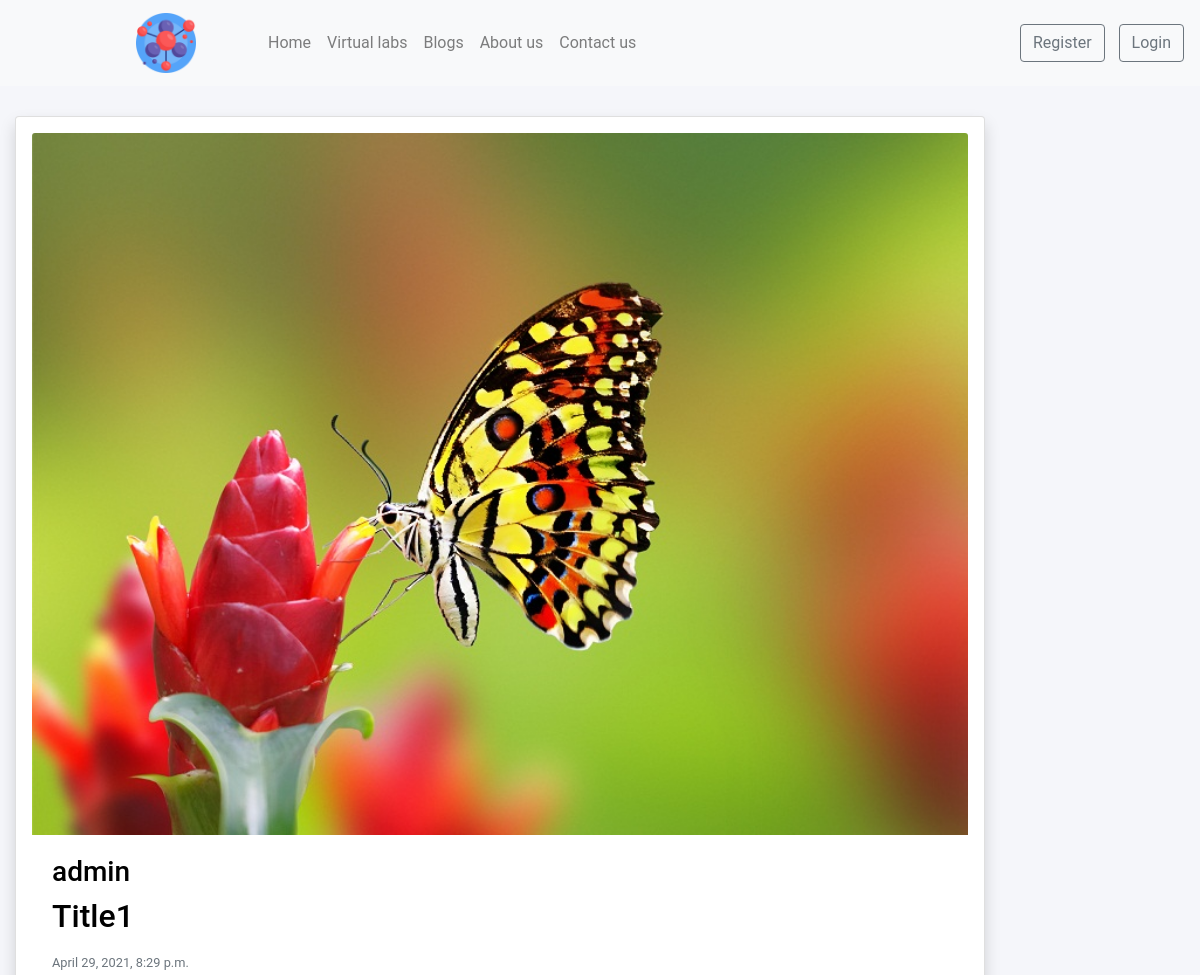
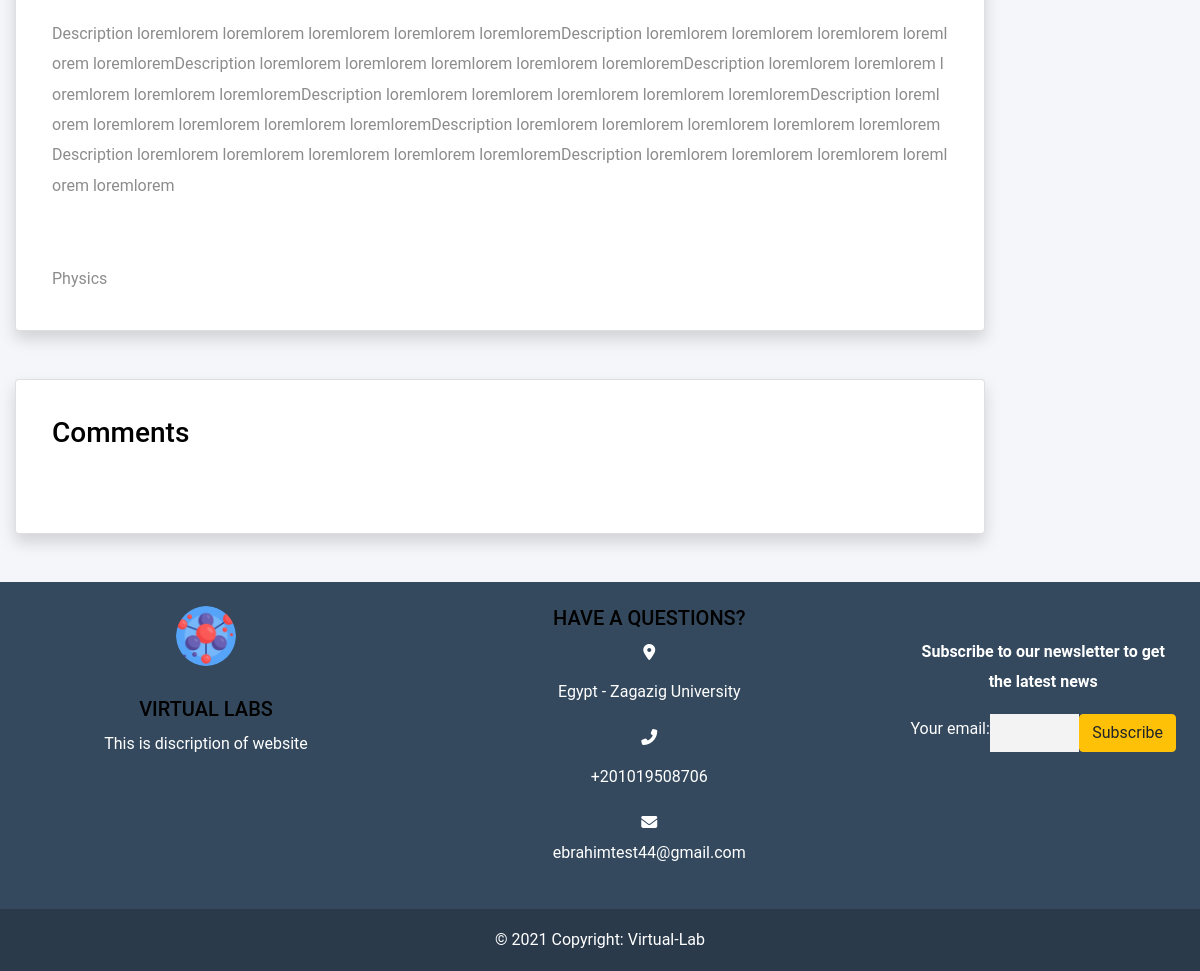
Page /blog/post1 on the committed database (2 pictures, top to bottom).
### settings/models.py (models this page shows, shortened)
class Website(models.Model):
   name = models.CharField(max_length=100)
   description = models.TextField(max_length=1000)
   phone = models.CharField(max_length=20)
   Address = models.CharField(max_length=100)
   email = models.EmailField(max_length=254)
   logo = models.ImageField(upload_to='images/')
   fb_link = models.URLField(max_length=200)
   twitter_link = models.URLField(max_length=200)
   instagram_link = models.URLField(max_length=200)

### blog/models.py (models this page shows, shortened)
class Post(models.Model):
    author = models.ForeignKey(User, related_name='post_author', on_delete=models.CASCADE)
    category = models.ForeignKey('Category', related_name='post_category', on_delete=models.CASCADE)
    title = models.CharField(max_length=50)
    image = models.ImageField(upload_to='images/')
    created_at = models.DateTimeField(default=timezone.now)
    description = models.TextField(max_length=20000)
    tags = TaggableManager() # tags from external package
    slug = models.SlugField(null=True, blank=True)
    def get_absolute_url(self):
        return reverse('blog:post_detail',args=[str(self.slug)])

class Category(models.Model):
    name = models.CharField(max_length=50)
    def __str__(self):
        return self.name

### blog/views.py (the view)
# urls.py: path('<slug:slug>',views.PostDetail.as_view(),name='post_detail'),
class PostDetail(DetailView):
    model = Post
    def get_context_data(self, **kwargs): # return another data
        context = super().get_context_data(**kwargs)
        context["subscriber_form"] = SubscriberForm()
        return context

### settings/forms.py
class SubscriberForm(forms.Form):
    email = forms.EmailField(label='Your email',
                             max_length=100,
                             widget=forms.EmailInput(attrs={'class': 'form-control'}))

### blog/templates/blog/post_detail.html (shortened to what this page needs)
{% extends "base.html" %}
{% load static %}
{% block body %}
<section class="Blogs1">
  <div class="container-fluid MovingLeft">
    <div class="row">
      <div class="col-lg-10 col-md-12 col-sm-12 ">
        <br />
        <div class="card mb-3 shadow p-3 mb-5 bg-white rounded">
          <img src="{{post.image.url}}" class="card-img-top" alt="Logo" height="500px;">
          <div class="card-body">
            <h3>{{post.author}}</h3>
            <h2 class="card-title">{{post.title}}</h2>
            <p class="card-text"><small class="text-muted">{{post.created_at}}</small></p>
            <p class="card-text">
              {{post.description|safe}}
            </p>
            <tag>{{post.category}}</tag>
          </div>
        </div>
        <div class="card mb-3 shadow p-3 mb-5 bg-white rounded">
          <div class="card-body">
            <h3 class="mb-5"> Comments</h3>
          </div>
        </div>
      </div>
    </div>
  </div>
</section>
{% endblock body %}

### templates/base.html (shortened to what this page needs)
{% load static %}
<!doctype html>
<html lang="en">
<head>
    <link rel="stylesheet" href="https://cdn.jsdelivr.net/npm/bootstrap@4.6.0/dist/css/bootstrap.min.css"
>
    <link rel="stylesheet" href="{% static 'wowJs/css/libs/animate.css' %}" />
    <link rel="stylesheet" href="https://cdnjs.cloudflare.com/ajax/libs/animate.css/4.1.1/animate.min.css" />
    <link rel="stylesheet" href="{% static 'css/style.css' %}">
    <link rel="stylesheet" href="{% static 'css/styleContact.css' %}">
    <link rel="stylesheet" href="{% static 'css/profile.css' %}">
</head>
<body>
    <nav class="navbar navbar-expand-lg navbar-light bg-light fixed-top ">
        <a class="navbar-brand margin-left Left" href="#"><img src="{{myfooter.logo.url}}"
                style="width: 60px; height:60px" alt="Taleen"></a>
        <div class="collapse navbar-collapse " id="navbarSupportedContent">
            <ul class="navbar-nav mr-auto ml-5 underline Left control flex-md-shrink-0 " style="margin-trim: 0;">
                <li class="nav-item ">
                    <a class="nav-link " href="/">Home <span class="sr-only">(current)</span></a>
                </li>
                <li class="nav-item ">
                    <a class="nav-link" href="{% url 'labs:lab_list' %}">Virtual labs</a>
                </li>
                <li class="nav-item ">
                    <a class="nav-link " href="{% url 'blog:post_list' %}">Blogs</a>
                </li>
                <li class="nav-item ">
                    <a class="nav-link" href="{% url 'about:about' %}">About us</a>
                </li>
                <li class="nav-item ">
                    <a class="nav-link" href="{% url 'contact:contact' %}">Contact us</a>
                </li>
            </ul>
            {% if request.user.is_authenticated %}
            <li class="nav-item dropdown adjusting dropdown-menu-right dropdown-menu-lg-left"
                style="list-style-type: none; padding-right: 80px;">
                <a class="nav-link dropdown-toggle" style="color: #8da3a5;" href="#" id="navbarDropdown" role="button"
                    data-toggle="dropdown" aria-haspopup="true" aria-expanded="false">
                    <i class="fas fa-user-circle "></i>
                </a>
                <div class="dropdown-menu" style="background-color: #ecf0f1;" aria-labelledby="navbarDropdown">
                    <a class="dropdown-item" href="{% url 'accounts:profile' %}">profile</a>
                    <a class="dropdown-item" href="{% url 'about:faq' %}">FAQ</a>
                    <div class="dropdown-divider"></div>
                    <a class="dropdown-item" href="{% url 'logout' %}">log out</a>
                </div>
            </li>
            {% else %}
            <div class="my-2 my-lg-0 ">
                <a href="{% url 'accounts:signup' %}" class="btn btn-outline-secondary my-2 my-sm-0" role="button"
                    aria-pressed="true" target="_blank">Register</a>
                <a href="{% url 'login' %}" class="btn btn-outline-secondary myMoving" role="button" aria-pressed="true"
                    target="_blank">Login</a>
            </div>
            {% endif %}
        </div>
    </nav>
    {% block body %}{% endblock body %}
    <footer class="bg-footer text-white text-center text-lg-start ">
        <div class=" p-4">
            <div class="row">
                <div class="col-lg-4 col-md-12 mb-4 mb-md-0">
                    <img src="{% static 'images/molecule.png' %}" class="rounded-circle" alt="logo"
                        style="width: 60px; height:60px">
                    <br /> <br />
                    <h5 class="text-uppercase ">{{myfooter.name}}</h5>
                    <p>
                        {{myfooter.description}}
                    </p>
                </div>
                <div class="col-lg-5 col-md-6 mb-4 mb-md-0">
                    <h5 class="">HAVE A QUESTIONS?</h5>
                    <div class="">
                        <i class="fas fa-map-marker-alt "></i>
                        <div class="media-body">
                            <p>{{myfooter.Address}}</p>
                        </div>
                    </div>
                    <div class="">
                        <i class="fas fa-phone-alt"></i>
                        <div class="media-body">
                            <p>{{myfooter.phone}}</p>
                        </div>
                    </div>
                    <div class="">
                        <i class="fas fa-envelope"></i>
                        <div class="media-body">
                            <p>{{myfooter.email}}</p>
                        </div>
                    </div>
                </div>
                <div class="col-lg-3 col-md-6 mb-4 mb-md-0 mt-0">
                    <br />
                    <p class=""><strong>Subscribe to our newsletter to get the latest news</strong></p>
                    <form id="subscribe_form_id" method="POST" action="{% url 'home:subscribe' %}" novalidate>
                        <div class="input-group ">
                            {{ subscriber_form }}
                            <button class="btn btn-warning" type="submit">Subscribe</button>
                        </div>
                    </form>
                </div>
            </div>
        </div>
        <div class="text-center p-3" style="background-color: rgba(0, 0, 0, 0.2)">
            © 2021 Copyright:
            <a class="text-white" href="/">Virtual-Lab</a>
        </div>
    </footer>
</body>
</html>

### static/css/style.css (style rules this page uses)
.MovingLeft { justify-content: center; background-color: #f5f6fa; }
img { vertical-align: middle; border: 0px }
.myMoving { margin-left: 10px; }
.margin-left { margin-left: 120px; }
.bg-footer { background-color: #34495e; }
html { scroll-behavior: smooth; }
html, body { overflow-x: hidden; }
body { position: relative; }

### static/css/styleContact.css (style rules this page uses)
body { font-family: "Roboto", sans-serif; background-color: #fff; line-height: 1.9; color: #8c8c8c; }
h1, h2, h3, h4, h5, h6, .h1, .h2, .h3, .h4, .h5, .h6 { font-family: "Roboto", sans-serif; color: #000; }
.form-control { border: none; background: #f3f3f3; }

### static/css/profile.css (style rules this page uses)
body { margin-top: 86px; background:#f4f6f9 }
img { max-width: 100%; height: auto; }

### rows in the picture
Website: logo (picture), name "VIRTUAL LABS", description "This is discription of website", Address "Egypt - Zagazig University", phone "+201019508706", email "ebrahimtest44@gmail.com"
Post: image (picture), author "admin", title "Title1", created_at "April 29, 2021, 8:29 p.m.", description "Description lorem lorem lorem lorem lorem lorem lorem lorem lorem lorem Description lorem lorem lorem lorem lorem lorem lorem lorem lorem lorem Description lorem lorem lorem lorem lorem lorem lorem lorem lorem lorem Description lorem lorem lorem lorem lorem lorem lorem lorem lorem lorem Description lorem lorem lorem lorem lorem lorem lorem lorem lorem lorem Description lorem lorem lorem lorem lorem lorem lorem lorem lorem lorem Description lorem lorem lorem lorem lorem lorem lorem lorem lorem lorem Description lorem lorem lorem lorem lorem lorem lorem lorem lorem lorem Description lorem lorem lorem lorem lorem lorem lorem lorem lorem lorem", category "Physics"
